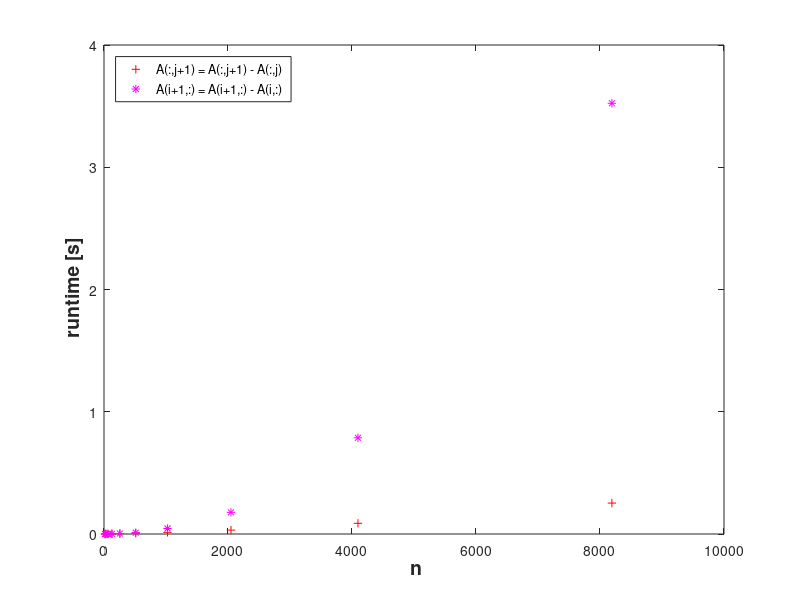
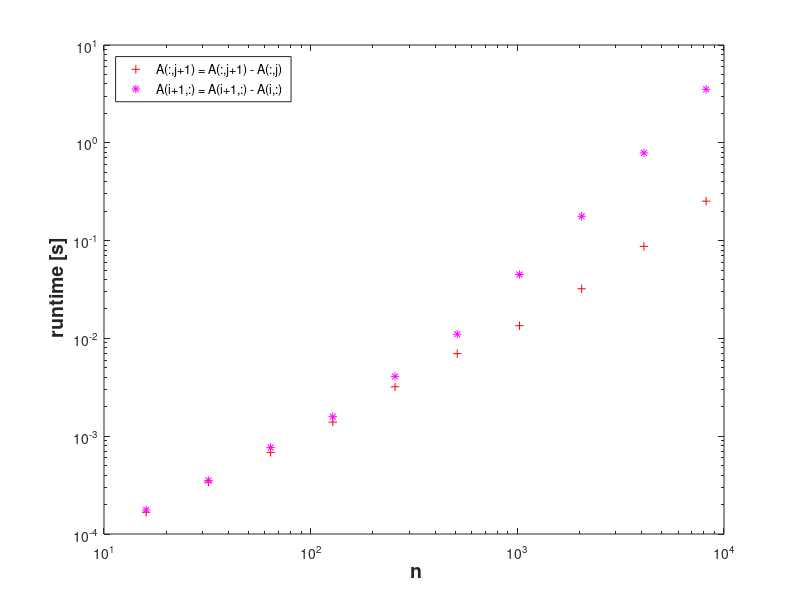

Source code (MATLAB) for these figures, in order:
% Timing for row/column operations on matrices
% We conduct K runs in order to reduce the risk of skewed maesurements
% due to OS activity during MATLAB run.
K = 3; res = [];
for n=2.^(4:13)
  A = randn(n,n);
  
  t1 = realmax; 
  for k=1:K,  tic; 
    for j = 1:n-1,  A(:,j+1) = A(:,j+1) - A(:,j); end; 
    t1 = min(toc,t1); 
  end
  t2 = realmax; 
  for k=1:K,  tic; 
    for i = 1:n-1,  A(i+1,:) = A(i+1,:) - A(i,:); end;
    t2 = min(toc,t2); 
  end
  res = [res; n, t1 , t2];
end

% Plot runtimes versus matrix sizes
figure; plot(res(:,1),res(:,2),'r+', res(:,1),res(:,3),'m*');
xlabel('{\bf n}','fontsize',14); 
ylabel('{\bf runtime [s]}','fontsize',14); 
legend('A(:,j+1) = A(:,j+1) - A(:,j)','A(i+1,:) = A(i+1,:) - A(i,:)',...
       'location','northwest');
print -depsc2 '../PICTURES/accessrtlin.eps';

figure; loglog(res(:,1),res(:,2),'r+', res(:,1),res(:,3),'m*');
xlabel('{\bf n}','fontsize',14); 
ylabel('{\bf runtime [s]}','fontsize',14); 
legend('A(:,j+1) = A(:,j+1) - A(:,j)','A(i+1,:) = A(i+1,:) - A(i,:)',...
       'location','northwest');
print -depsc2 '../PICTURES/accessrtlog.eps';
